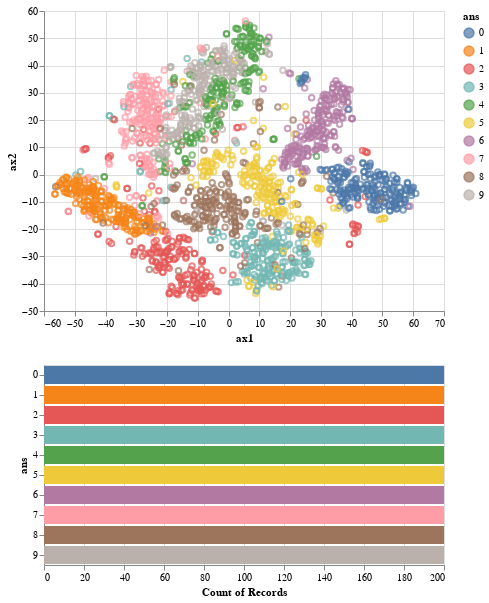

The cell this chart's notebook holds for it:
### Code cell
# load an example dataset
sample = pd.DataFrame({
    "ax1":ax1,
    "ax2":ax2,
    "ans":ys
})

interval = alt.selection_interval()

points = alt.Chart(sample).mark_point().encode(
  x='ax1',
  y='ax2',
  color=alt.condition(interval, 'ans:N', alt.value('lightgray'))
).properties(
  selection=interval
).interactive()

bar = alt.Chart(sample).mark_bar().encode(
  x='count()',
  y='ans:N',
  color='ans:N'
).transform_filter(interval).interactive()

points & bar

### Figure 1 — Vega-Lite specification as saved in the notebook (floating-point values rounded to 4 significant figures; data arrays with more than 128 entries replaced by an {"elided": "..."} marker saying what was removed)
{"config": {"view": {"continuousWidth": 400, "continuousHeight": 300}}, "vconcat": [{"mark": "point", "encoding": {"color": {"condition": {"field": "ans", "type": "nominal", "selection": "selector005"}, "value": "lightgray"}, "x": {"field": "ax1", "type": "quantitative"}, "y": {"field": "ax2", "type": "quantitative"}}, "selection": {"selector005": {"type": "interval"}, "selector006": {"type": "interval", "bind": "scales", "encodings": ["x", "y"]}}}, {"mark": "bar", "encoding": {"color": {"field": "ans", "type": "nominal"}, "x": {"aggregate": "count", "type": "quantitative"}, "y": {"field": "ans", "type": "nominal"}}, "selection": {"selector007": {"type": "interval", "bind": "scales", "encodings": ["x", "y"]}}, "transform": [{"filter": {"selection": "selector005"}}]}], "data": {"name": "data-ef0281b5ca117425f350a03546b33e42"}, "$schema": "https://vega.github.io/schema/vega-lite/v4.17.0.json", "datasets": {"data-ef0281b5ca117425f350a03546b33e42": {"elided": "2000 records"}}}
